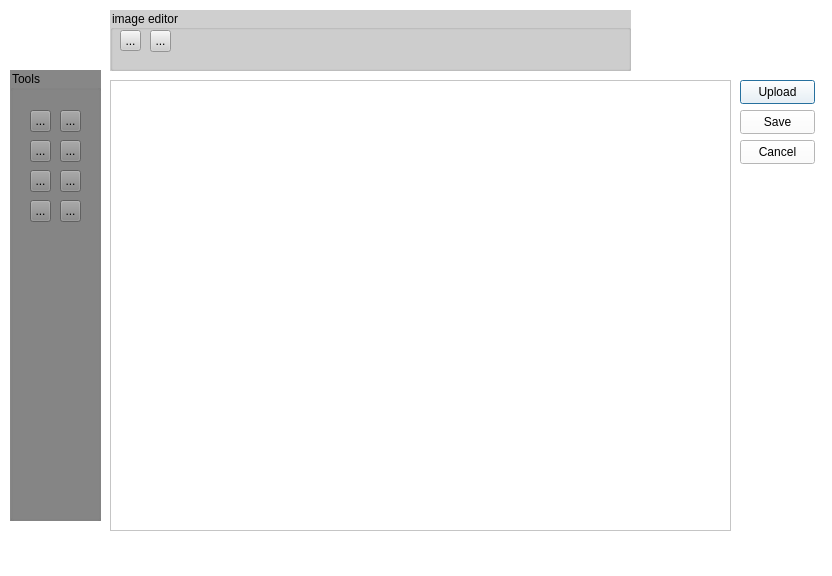
<?xml version="1.0" encoding="UTF-8"?>
<ui version="4.0">
 <class>Dialog</class>
 <widget class="QDialog" name="Dialog">
  <property name="geometry">
   <rect>
    <x>0</x>
    <y>0</y>
    <width>832</width>
    <height>576</height>
   </rect>
  </property>
  <property name="windowTitle">
   <string>Dialog</string>
  </property>
  <property name="styleSheet">
   <string notr="true">background-color: rgb(255, 255, 255);</string>
  </property>
  <widget class="QGroupBox" name="groupBox">
   <property name="geometry">
    <rect>
     <x>10</x>
     <y>70</y>
     <width>91</width>
     <height>451</height>
    </rect>
   </property>
   <property name="styleSheet">
    <string notr="true">background-color: rgb(135, 135, 135);</string>
   </property>
   <property name="title">
    <string>Tools</string>
   </property>
   <widget class="QToolButton" name="toolButton_12">
    <property name="geometry">
     <rect>
      <x>50</x>
      <y>130</y>
      <width>21</width>
      <height>22</height>
     </rect>
    </property>
    <property name="text">
     <string>...</string>
    </property>
   </widget>
   <widget class="QToolButton" name="toolButton_10">
    <property name="geometry">
     <rect>
      <x>50</x>
      <y>70</y>
      <width>21</width>
      <height>22</height>
     </rect>
    </property>
    <property name="text">
     <string>...</string>
    </property>
   </widget>
   <widget class="QToolButton" name="toolButton">
    <property name="geometry">
     <rect>
      <x>20</x>
      <y>40</y>
      <width>21</width>
      <height>22</height>
     </rect>
    </property>
    <property name="text">
     <string>...</string>
    </property>
    <property name="icon">
     <iconset theme="edit-delete"/>
    </property>
   </widget>
   <widget class="QToolButton" name="toolButton_9">
    <property name="geometry">
     <rect>
      <x>20</x>
      <y>70</y>
      <width>21</width>
      <height>22</height>
     </rect>
    </property>
    <property name="text">
     <string>...</string>
    </property>
   </widget>
   <widget class="QToolButton" name="toolButton_11">
    <property name="geometry">
     <rect>
      <x>20</x>
      <y>130</y>
      <width>21</width>
      <height>22</height>
     </rect>
    </property>
    <property name="text">
     <string>...</string>
    </property>
   </widget>
   <widget class="QToolButton" name="toolButton_8">
    <property name="geometry">
     <rect>
      <x>20</x>
      <y>100</y>
      <width>21</width>
      <height>22</height>
     </rect>
    </property>
    <property name="text">
     <string>...</string>
    </property>
   </widget>
   <widget class="QToolButton" name="toolButton_2">
    <property name="geometry">
     <rect>
      <x>50</x>
      <y>40</y>
      <width>21</width>
      <height>22</height>
     </rect>
    </property>
    <property name="text">
     <string>...</string>
    </property>
   </widget>
   <widget class="QToolButton" name="toolButton_7">
    <property name="geometry">
     <rect>
      <x>50</x>
      <y>100</y>
      <width>21</width>
      <height>22</height>
     </rect>
    </property>
    <property name="text">
     <string>...</string>
    </property>
   </widget>
  </widget>
  <widget class="QGraphicsView" name="graphicsView">
   <property name="geometry">
    <rect>
     <x>110</x>
     <y>80</y>
     <width>621</width>
     <height>451</height>
    </rect>
   </property>
  </widget>
  <widget class="QPushButton" name="pushButton_2">
   <property name="geometry">
    <rect>
     <x>740</x>
     <y>80</y>
     <width>75</width>
     <height>24</height>
    </rect>
   </property>
   <property name="text">
    <string>Upload</string>
   </property>
   <attribute name="buttonGroup">
    <string notr="true">buttonGroup</string>
   </attribute>
  </widget>
  <widget class="QPushButton" name="pushButton_3">
   <property name="geometry">
    <rect>
     <x>740</x>
     <y>140</y>
     <width>75</width>
     <height>24</height>
    </rect>
   </property>
   <property name="text">
    <string>Cancel</string>
   </property>
   <attribute name="buttonGroup">
    <string notr="true">buttonGroup</string>
   </attribute>
  </widget>
  <widget class="QPushButton" name="pushButton_4">
   <property name="geometry">
    <rect>
     <x>740</x>
     <y>110</y>
     <width>75</width>
     <height>24</height>
    </rect>
   </property>
   <property name="text">
    <string>Save</string>
   </property>
   <attribute name="buttonGroup">
    <string notr="true">buttonGroup</string>
   </attribute>
  </widget>
  <widget class="QGroupBox" name="groupBox_2">
   <property name="geometry">
    <rect>
     <x>110</x>
     <y>10</y>
     <width>521</width>
     <height>61</height>
    </rect>
   </property>
   <property name="styleSheet">
    <string notr="true">background-color: rgb(207, 207, 207);</string>
   </property>
   <property name="title">
    <string>image editor</string>
   </property>
   <widget class="QToolButton" name="toolButton_3">
    <property name="geometry">
     <rect>
      <x>10</x>
      <y>20</y>
      <width>21</width>
      <height>21</height>
     </rect>
    </property>
    <property name="styleSheet">
     <string notr="true">background-image: url(:/newPrefix/icons/zoom_in.png);</string>
    </property>
    <property name="text">
     <string>...</string>
    </property>
    <property name="icon">
     <iconset theme="applications-science">
      <normaloff>.</normaloff>.</iconset>
    </property>
   </widget>
   <widget class="QToolButton" name="toolButton_4">
    <property name="geometry">
     <rect>
      <x>40</x>
      <y>20</y>
      <width>21</width>
      <height>22</height>
     </rect>
    </property>
    <property name="text">
     <string>...</string>
    </property>
   </widget>
  </widget>
 </widget>
 <resources>
  <include location="resoureces.qrc"/>
 </resources>
 <connections/>
 <buttongroups>
  <buttongroup name="buttonGroup"/>
 </buttongroups>
</ui>
